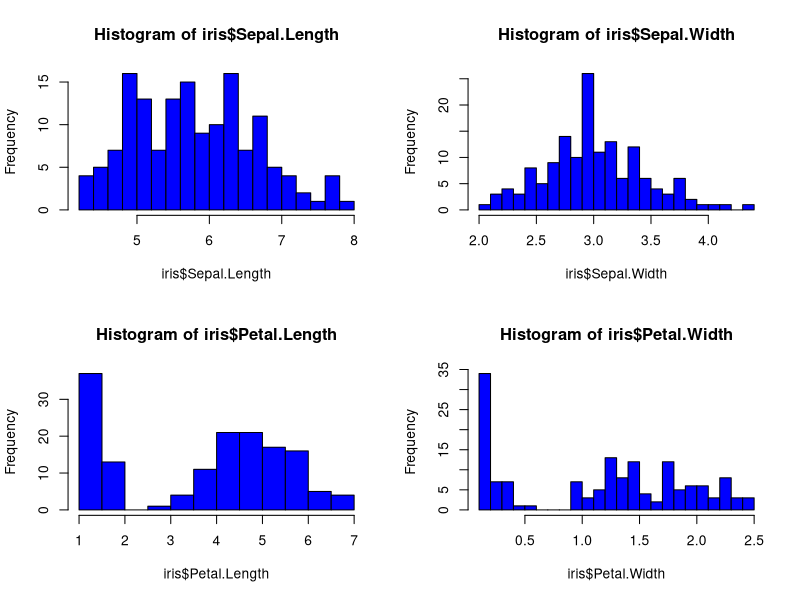
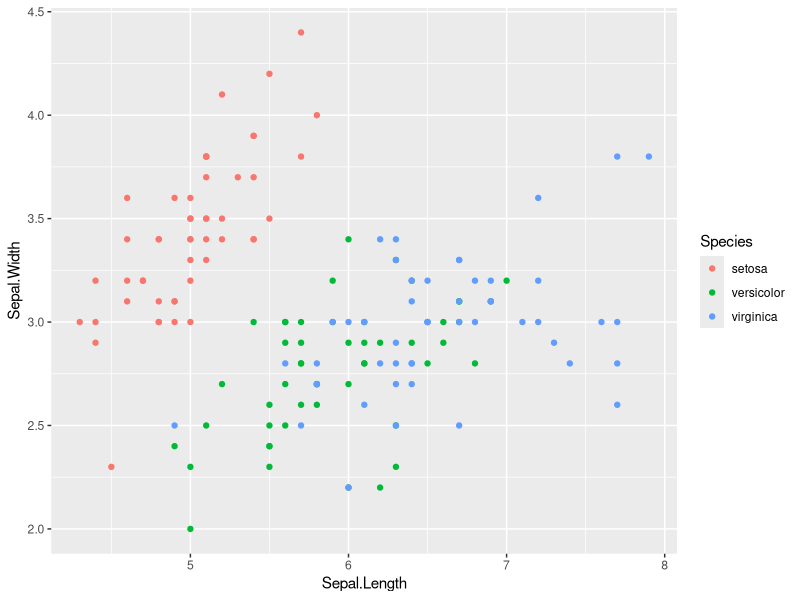
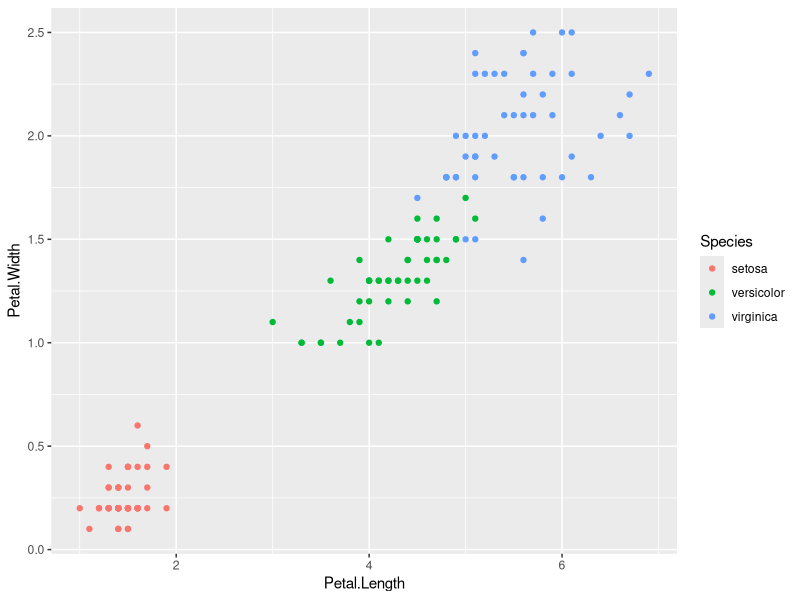
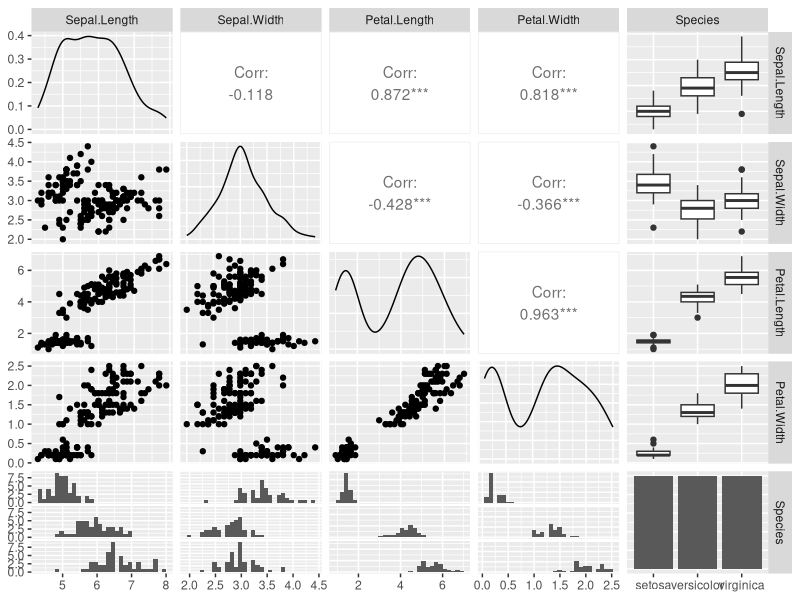
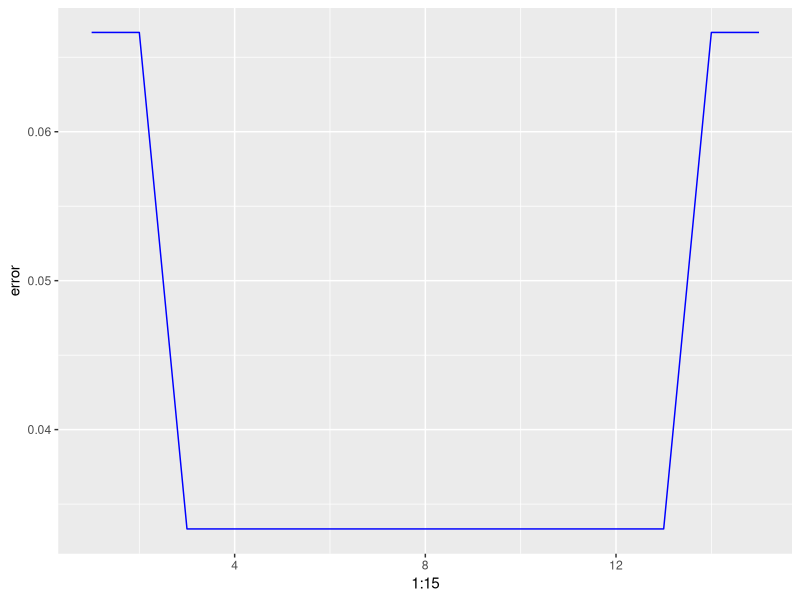

Write R code to recreate these figures, in order.
library(class)
library(ggplot2)
library(GGally)

#Estadisticas con los datos
summary(iris)

#Varianza de las variables numericas
apply(iris[,1:4], 2, sd)

par(mfrow=c(2,2))
hist(iris$Sepal.Length, col="blue", breaks=20)
hist(iris$Sepal.Width, col="blue", breaks=20)
hist(iris$Petal.Length, col="blue", breaks=20)
hist(iris$Petal.Width, col="blue", breaks=20)

#Graficos de dispersion
ggplot(data = iris, aes(x = Sepal.Length, y = Sepal.Width, col = Species)) +
  geom_point()

ggplot(data = iris, aes(x = Petal.Length, y = Petal.Width, col = Species)) +
  geom_point()

#Matriz de correlacion
ggpairs(iris)

set.seed(12420352)
#Escalamiento de los datos
iris[,1:4] <- scale(iris[,1:4])

#Separa por tipos
setosa<-rbind(iris[iris$Species=="setosa",])
versicolor<-rbind(iris[iris$Species=="versicolor",])
virginica<-rbind(iris[iris$Species=="virginica",])

View(virginica)
ind <- sample(1:nrow(setosa), nrow(setosa)*0.8)
iris.train<- rbind(setosa[ind,], versicolor[ind,], virginica[ind,])
iris.test<- rbind(setosa[-ind,], versicolor[-ind,], virginica[-ind,])
iris[,1:4] <- scale(iris[,1:4])

error <- c()
#Entrena el modelo con diferentes valores de k y guarda el porcentaje de error 
#en el vector error
for (i in 1:15){
  knn.fit <- knn(train = iris.train[,1:4], test = iris.test[,1:4], cl = iris.train$Species, k = i)
  error[i] = 1- mean(knn.fit == iris.test$Species)
}

ggplot(data = data.frame(error), aes(x = 1:15, y = error)) +
  geom_line(color = "Blue")

#El avlor menos complejo de k es 3, por lo que entrenamos el modelo de 
#esa manera
iris_pred <- knn(train = iris.train[,1:4], test = iris.test[,1:4], cl = iris.train$Species, k=3)
table(iris.test$Species,iris_pred)


